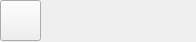
<?xml version="1.0" encoding="UTF-8"?>
<ui version="4.0">
 <class>ColorPickerWidget</class>
 <widget class="QWidget" name="ColorPickerWidget">
  <property name="geometry">
   <rect>
    <x>0</x>
    <y>0</y>
    <width>196</width>
    <height>42</height>
   </rect>
  </property>
  <property name="sizePolicy">
   <sizepolicy hsizetype="Expanding" vsizetype="Fixed">
    <horstretch>0</horstretch>
    <verstretch>0</verstretch>
   </sizepolicy>
  </property>
  <property name="windowTitle">
   <string>Form</string>
  </property>
  <property name="autoFillBackground">
   <bool>false</bool>
  </property>
  <widget class="QToolButton" name="random_color_tb">
   <property name="enabled">
    <bool>true</bool>
   </property>
   <property name="geometry">
    <rect>
     <x>0</x>
     <y>0</y>
     <width>41</width>
     <height>41</height>
    </rect>
   </property>
   <property name="sizePolicy">
    <sizepolicy hsizetype="Fixed" vsizetype="Fixed">
     <horstretch>0</horstretch>
     <verstretch>0</verstretch>
    </sizepolicy>
   </property>
   <property name="minimumSize">
    <size>
     <width>0</width>
     <height>0</height>
    </size>
   </property>
   <property name="toolTip">
    <string>Generate random color(s)</string>
   </property>
   <property name="text">
    <string/>
   </property>
   <property name="icon">
    <iconset resource="../res/resources.qrc">
     <normaloff>:/icons/icons/random.png</normaloff>:/icons/icons/random.png</iconset>
   </property>
   <property name="iconSize">
    <size>
     <width>22</width>
     <height>22</height>
    </size>
   </property>
   <property name="shortcut">
    <string>Alt+R</string>
   </property>
  </widget>
 </widget>
 <resources>
  <include location="../res/resources.qrc"/>
 </resources>
 <connections/>
</ui>
